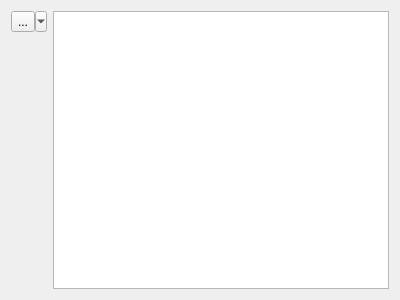
<?xml version="1.0" encoding="UTF-8"?>
<ui version="4.0">
 <class>EdgesWidget</class>
 <widget class="QWidget" name="EdgesWidget">
  <property name="geometry">
   <rect>
    <x>0</x>
    <y>0</y>
    <width>400</width>
    <height>300</height>
   </rect>
  </property>
  <property name="windowTitle">
   <string/>
  </property>
  <layout class="QHBoxLayout" name="horizontalLayout">
   <item>
    <layout class="QVBoxLayout" name="verticalLayout">
     <item>
      <widget class="QToolButton" name="btHighlightSelectedEdges">
       <property name="toolTip">
        <string>Highlight in network views the selected edges in the table</string>
       </property>
       <property name="statusTip">
        <string>Highlight in network views the selected edges in the table</string>
       </property>
       <property name="text">
        <string>...</string>
       </property>
       <property name="icon">
        <iconset resource="../../ui.qrc">
         <normaloff>:/icons/images/highlight-red.svg</normaloff>:/icons/images/highlight-red.svg</iconset>
       </property>
       <property name="popupMode">
        <enum>QToolButton::MenuButtonPopup</enum>
       </property>
      </widget>
     </item>
     <item>
      <spacer name="verticalSpacer">
       <property name="orientation">
        <enum>Qt::Vertical</enum>
       </property>
       <property name="sizeHint" stdset="0">
        <size>
         <width>20</width>
         <height>40</height>
        </size>
       </property>
      </spacer>
     </item>
    </layout>
   </item>
   <item>
    <widget class="EdgeTableView" name="tvEdges">
     <property name="alternatingRowColors">
      <bool>true</bool>
     </property>
    </widget>
   </item>
  </layout>
  <action name="actionHighlightSelectedEdges">
   <property name="icon">
    <iconset resource="../../ui.qrc">
     <normaloff>:/icons/images/highlight-red.svg</normaloff>:/icons/images/highlight-red.svg</iconset>
   </property>
   <property name="text">
    <string>HighlightSelectedEdges</string>
   </property>
   <property name="toolTip">
    <string>Highlight in network views the selected edges in the table</string>
   </property>
   <property name="statusTip">
    <string>Highlight in network views the selected edges in the table</string>
   </property>
  </action>
  <action name="actionHighlightNodesFromSelectedEdges">
   <property name="icon">
    <iconset resource="../../ui.qrc">
     <normaloff>:/icons/images/highlight-yellow.svg</normaloff>:/icons/images/highlight-yellow.svg</iconset>
   </property>
   <property name="text">
    <string>Highlight nodes from selected edges</string>
   </property>
   <property name="toolTip">
    <string>Highlight in network views the nodes connected by selected edges in the table</string>
   </property>
   <property name="statusTip">
    <string>Highlight in network views the nodes connected by selected edges in the table</string>
   </property>
  </action>
 </widget>
 <customwidgets>
  <customwidget>
   <class>EdgeTableView</class>
   <extends>QTableView</extends>
   <header>lib/ui/widgets.h</header>
  </customwidget>
 </customwidgets>
 <resources>
  <include location="../../ui.qrc"/>
 </resources>
 <connections/>
</ui>
